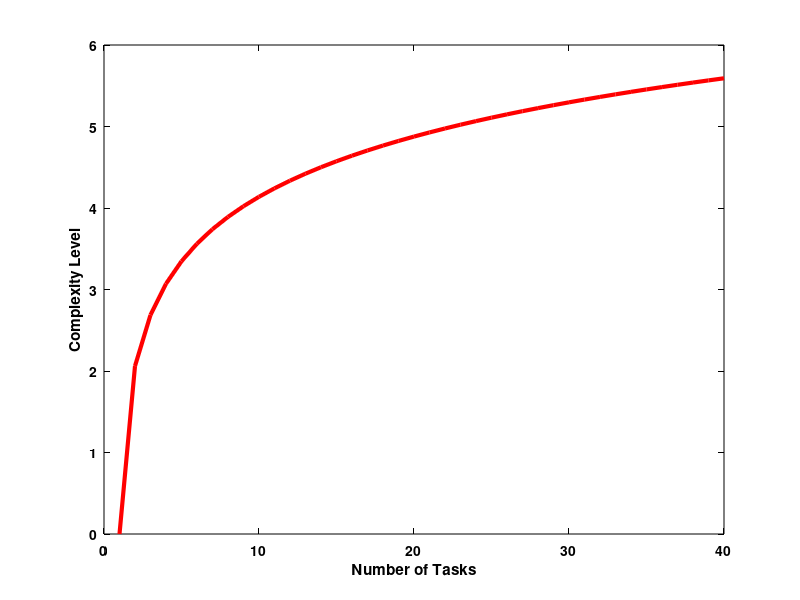

This figure's MATLAB source: (Note: this script raises an error after producing the figure.)
Tks_in = 300; % We are considering the "runtime" of all these methods for Tks_in
% methods...

% We considered the run time of each algorithm baed on the  obtained
% complexity for each method , that is:
% Note that script is calcualting the run time of the methods....and it
% should not be confused with the time response latencies of the tasks or
% any other metric
N = 40;                   % Number of possible VFNs....
Tau = 100;
TKs_MonteCarlo = N;

fx10 = linspace(1,N+(N.*log(Tks_in)),N);    % Complexity of PAM    %% use of `linspace' function  ...PAM complexity: O(N+(N.*log(M))))
                              % https://www.mathworks.com/help/matlab/ref/linspace.html   
% % Graph the logarithmic function f(x) = 2 log3 (x + 1).
% fx11 = 50-(5.^(6-RunTAllMethods1(2,:)));   %RR
fx10 = log(fx10);            

fx11 = linspace(1,N.*Tks_in,N);    % Complexit of mCT   ...   mCT complexity: O(N.*M)....

%fx11 = 6-(3.^(6+fx11));  

fx11 = log(fx11); 


%fx11 = log(fx11)./log(-2);       % log to the base 4   

fx12 = linspace(1,N.*Tks_in,N);    % Complexit of MCT    .... MCT complexity: O(N.*M)....

%fx12 = 6-(3.^(6+fx12));

fx12 = log(fx12); 


%fx12 = log(fx12)./log(-2);      % log to the base 4    

fx13 = linspace(1,N,N);         % Complexit of FCFS   ... FCFS complexity: O(N)...

%fx13 = log(fx13); 

 % t = tiledlayout(2,2);
 figure
 % ax1 = axes(t);
 ax1 = gca;
 plot(ax1,1:TKs_MonteCarlo,fx10,'LineStyle','-','Color','r','LineWidth',3);  % We have to mathematically prove that run time of the PAM is equivlant to this expression....
% xlim([0 330]);
 xlabel('Number of Tasks');
 ylabel('Complexity Level');
 set(ax1,'XColor','black','YColor','black','FontWeight', 'bold');
 ax1.FontSize = 36;
 title('Predictive Analytics and Modules (PAM)');
hold on
%plot(ax1,1:TKs_MonteCarlo,RunTAllMethods1(2,:),'LineStyle','-','Marker','*','Color','blue');
% plot(ax1,1:TKs_MonteCarlo,RunTAllMethods1(2,:),'LineStyle','--','Color','blue','LineWidth',2);
% nexttile 
figure
ax2 = gca;
plot(ax2,1:TKs_MonteCarlo,fx11,'LineStyle','--','Color','blue','LineWidth',3);
% xlim([0 330]);
 xlabel('Number of Tasks');
 ylabel('Complexity Level');
 set(ax2,'XColor','black','YColor','black','FontWeight', 'bold');
 ax2.FontSize = 36;
 title('minimum Completion Time(mCT)');
hold on
%plot(ax1,1:TKs_MonteCarlo,RunTAllMethods1(3,:),'LineStyle','-','Marker','*','Color','green');
% plot(ax1,1:TKs_MonteCarlo,RunTAllMethods1(3,:),'LineStyle',':','Color','green','LineWidth',2);
% nexttile
figure
ax3 = gca;
 plot(ax3,1:TKs_MonteCarlo,fx12,'LineStyle',':','Color','green','LineWidth',3);
% xlim([0 330]);
 xlabel('Number of Tasks');
 ylabel('Complexity Level');
 set(ax3,'XColor','black','YColor','black','FontWeight', 'bold');
 ax3.FontSize = 36;
 title('Maximum Completion Time(MCT)');
hold on

% nexttile
figure
ax4 = gca;
 plot(ax4,1:TKs_MonteCarlo,fx13,'LineStyle',':','Color','black','LineWidth',3);
% xlim([0 330]);
 xlabel('Number of Tasks');
 ylabel('Complexity Level');
 set(ax4,'XColor','black','YColor','black','FontWeight', 'bold');
 title('First Come First Serve (FCFS)');
 ax4.FontSize = 36; 
hold off
